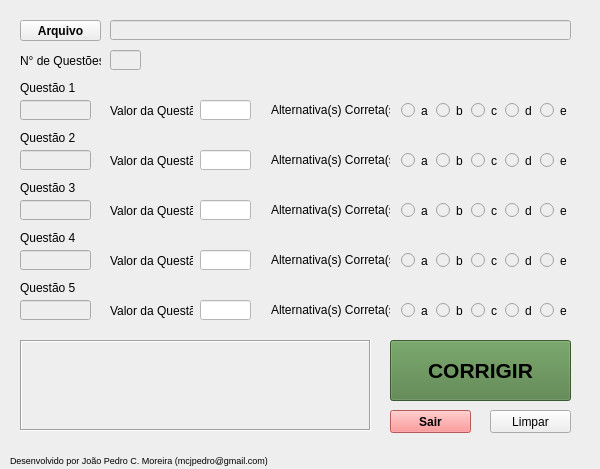
<?xml version="1.0" encoding="UTF-8"?>
<ui version="4.0">
 <class>Programa</class>
 <widget class="QMainWindow" name="Programa">
  <property name="enabled">
   <bool>true</bool>
  </property>
  <property name="geometry">
   <rect>
    <x>0</x>
    <y>0</y>
    <width>600</width>
    <height>469</height>
   </rect>
  </property>
  <property name="windowTitle">
   <string>Corretor Para Webex</string>
  </property>
  <property name="styleSheet">
   <string notr="true">background-color: rgb(238, 238, 238)</string>
  </property>
  <widget class="QWidget" name="centralwidget">
   <widget class="QPushButton" name="cor">
    <property name="geometry">
     <rect>
      <x>390</x>
      <y>340</y>
      <width>181</width>
      <height>61</height>
     </rect>
    </property>
    <property name="font">
     <font>
      <pointsize>16</pointsize>
      <weight>75</weight>
      <bold>true</bold>
     </font>
    </property>
    <property name="styleSheet">
     <string notr="true">background-color: rgb(80, 126, 66)</string>
    </property>
    <property name="text">
     <string>CORRIGIR</string>
    </property>
   </widget>
   <widget class="QPushButton" name="sair">
    <property name="geometry">
     <rect>
      <x>390</x>
      <y>410</y>
      <width>81</width>
      <height>23</height>
     </rect>
    </property>
    <property name="font">
     <font>
      <weight>75</weight>
      <bold>true</bold>
     </font>
    </property>
    <property name="styleSheet">
     <string notr="true">background-color: rgb(255, 125, 125)</string>
    </property>
    <property name="text">
     <string>Sair</string>
    </property>
   </widget>
   <widget class="QPushButton" name="arq">
    <property name="geometry">
     <rect>
      <x>20</x>
      <y>20</y>
      <width>81</width>
      <height>21</height>
     </rect>
    </property>
    <property name="font">
     <font>
      <weight>75</weight>
      <bold>true</bold>
     </font>
    </property>
    <property name="styleSheet">
     <string notr="true"/>
    </property>
    <property name="text">
     <string>Arquivo</string>
    </property>
   </widget>
   <widget class="QLineEdit" name="arqShow">
    <property name="enabled">
     <bool>true</bool>
    </property>
    <property name="geometry">
     <rect>
      <x>110</x>
      <y>20</y>
      <width>461</width>
      <height>20</height>
     </rect>
    </property>
    <property name="readOnly">
     <bool>true</bool>
    </property>
   </widget>
   <widget class="QLabel" name="nmqLabel">
    <property name="geometry">
     <rect>
      <x>20</x>
      <y>50</y>
      <width>81</width>
      <height>21</height>
     </rect>
    </property>
    <property name="text">
     <string>N° de Questões:</string>
    </property>
   </widget>
   <widget class="QWidget" name="Q1" native="true">
    <property name="geometry">
     <rect>
      <x>100</x>
      <y>80</y>
      <width>471</width>
      <height>41</height>
     </rect>
    </property>
    <widget class="QRadioButton" name="a_1">
     <property name="enabled">
      <bool>true</bool>
     </property>
     <property name="geometry">
      <rect>
       <x>301</x>
       <y>20</y>
       <width>29</width>
       <height>21</height>
      </rect>
     </property>
     <property name="text">
      <string>a</string>
     </property>
     <property name="autoExclusive">
      <bool>false</bool>
     </property>
    </widget>
    <widget class="QLineEdit" name="qv_1">
     <property name="geometry">
      <rect>
       <x>100</x>
       <y>20</y>
       <width>51</width>
       <height>20</height>
      </rect>
     </property>
     <property name="styleSheet">
      <string notr="true">background-color: rgb(255, 255, 255)</string>
     </property>
    </widget>
    <widget class="QLabel" name="q1Label2_1">
     <property name="geometry">
      <rect>
       <x>10</x>
       <y>20</y>
       <width>83</width>
       <height>21</height>
      </rect>
     </property>
     <property name="text">
      <string>Valor da Questão</string>
     </property>
    </widget>
    <widget class="QRadioButton" name="b_1">
     <property name="enabled">
      <bool>true</bool>
     </property>
     <property name="geometry">
      <rect>
       <x>336</x>
       <y>20</y>
       <width>29</width>
       <height>21</height>
      </rect>
     </property>
     <property name="text">
      <string>b</string>
     </property>
     <property name="autoExclusive">
      <bool>false</bool>
     </property>
    </widget>
    <widget class="QRadioButton" name="d_1">
     <property name="enabled">
      <bool>true</bool>
     </property>
     <property name="geometry">
      <rect>
       <x>405</x>
       <y>20</y>
       <width>29</width>
       <height>21</height>
      </rect>
     </property>
     <property name="text">
      <string>d</string>
     </property>
     <property name="autoExclusive">
      <bool>false</bool>
     </property>
    </widget>
    <widget class="QRadioButton" name="e_1">
     <property name="enabled">
      <bool>true</bool>
     </property>
     <property name="geometry">
      <rect>
       <x>440</x>
       <y>20</y>
       <width>29</width>
       <height>21</height>
      </rect>
     </property>
     <property name="text">
      <string>e</string>
     </property>
     <property name="autoExclusive">
      <bool>false</bool>
     </property>
    </widget>
    <widget class="QRadioButton" name="c_1">
     <property name="enabled">
      <bool>true</bool>
     </property>
     <property name="geometry">
      <rect>
       <x>371</x>
       <y>20</y>
       <width>28</width>
       <height>21</height>
      </rect>
     </property>
     <property name="text">
      <string>c</string>
     </property>
     <property name="autoExclusive">
      <bool>false</bool>
     </property>
    </widget>
    <widget class="QLabel" name="q1Label3_1">
     <property name="geometry">
      <rect>
       <x>171</x>
       <y>20</y>
       <width>119</width>
       <height>20</height>
      </rect>
     </property>
     <property name="text">
      <string>Alternativa(s) Correta(s)</string>
     </property>
    </widget>
   </widget>
   <widget class="QWidget" name="Q2" native="true">
    <property name="geometry">
     <rect>
      <x>100</x>
      <y>130</y>
      <width>471</width>
      <height>41</height>
     </rect>
    </property>
    <widget class="QRadioButton" name="a_2">
     <property name="enabled">
      <bool>true</bool>
     </property>
     <property name="geometry">
      <rect>
       <x>301</x>
       <y>20</y>
       <width>29</width>
       <height>21</height>
      </rect>
     </property>
     <property name="text">
      <string>a</string>
     </property>
     <property name="autoExclusive">
      <bool>false</bool>
     </property>
    </widget>
    <widget class="QLabel" name="q1Label3_2">
     <property name="geometry">
      <rect>
       <x>171</x>
       <y>20</y>
       <width>119</width>
       <height>20</height>
      </rect>
     </property>
     <property name="text">
      <string>Alternativa(s) Correta(s)</string>
     </property>
    </widget>
    <widget class="QRadioButton" name="b_2">
     <property name="enabled">
      <bool>true</bool>
     </property>
     <property name="geometry">
      <rect>
       <x>336</x>
       <y>20</y>
       <width>29</width>
       <height>21</height>
      </rect>
     </property>
     <property name="text">
      <string>b</string>
     </property>
     <property name="autoExclusive">
      <bool>false</bool>
     </property>
    </widget>
    <widget class="QRadioButton" name="d_2">
     <property name="enabled">
      <bool>true</bool>
     </property>
     <property name="geometry">
      <rect>
       <x>405</x>
       <y>20</y>
       <width>29</width>
       <height>21</height>
      </rect>
     </property>
     <property name="text">
      <string>d</string>
     </property>
     <property name="autoExclusive">
      <bool>false</bool>
     </property>
    </widget>
    <widget class="QLabel" name="q1Label2_2">
     <property name="geometry">
      <rect>
       <x>10</x>
       <y>20</y>
       <width>83</width>
       <height>21</height>
      </rect>
     </property>
     <property name="text">
      <string>Valor da Questão</string>
     </property>
    </widget>
    <widget class="QLineEdit" name="qv_2">
     <property name="geometry">
      <rect>
       <x>100</x>
       <y>20</y>
       <width>51</width>
       <height>20</height>
      </rect>
     </property>
     <property name="styleSheet">
      <string notr="true">background-color: rgb(255, 255, 255)</string>
     </property>
    </widget>
    <widget class="QRadioButton" name="c_2">
     <property name="enabled">
      <bool>true</bool>
     </property>
     <property name="geometry">
      <rect>
       <x>371</x>
       <y>20</y>
       <width>28</width>
       <height>21</height>
      </rect>
     </property>
     <property name="text">
      <string>c</string>
     </property>
     <property name="autoExclusive">
      <bool>false</bool>
     </property>
    </widget>
    <widget class="QRadioButton" name="e_2">
     <property name="enabled">
      <bool>true</bool>
     </property>
     <property name="geometry">
      <rect>
       <x>440</x>
       <y>20</y>
       <width>29</width>
       <height>21</height>
      </rect>
     </property>
     <property name="text">
      <string>e</string>
     </property>
     <property name="autoExclusive">
      <bool>false</bool>
     </property>
    </widget>
   </widget>
   <widget class="QWidget" name="Q3" native="true">
    <property name="geometry">
     <rect>
      <x>100</x>
      <y>180</y>
      <width>471</width>
      <height>41</height>
     </rect>
    </property>
    <widget class="QRadioButton" name="a_3">
     <property name="enabled">
      <bool>true</bool>
     </property>
     <property name="geometry">
      <rect>
       <x>301</x>
       <y>20</y>
       <width>29</width>
       <height>21</height>
      </rect>
     </property>
     <property name="text">
      <string>a</string>
     </property>
     <property name="autoExclusive">
      <bool>false</bool>
     </property>
    </widget>
    <widget class="QLineEdit" name="qv_3">
     <property name="geometry">
      <rect>
       <x>100</x>
       <y>20</y>
       <width>51</width>
       <height>20</height>
      </rect>
     </property>
     <property name="styleSheet">
      <string notr="true">background-color: rgb(255, 255, 255)</string>
     </property>
    </widget>
    <widget class="QLabel" name="q1Label2_3">
     <property name="geometry">
      <rect>
       <x>10</x>
       <y>20</y>
       <width>83</width>
       <height>21</height>
      </rect>
     </property>
     <property name="text">
      <string>Valor da Questão</string>
     </property>
    </widget>
    <widget class="QRadioButton" name="c_3">
     <property name="enabled">
      <bool>true</bool>
     </property>
     <property name="geometry">
      <rect>
       <x>371</x>
       <y>20</y>
       <width>28</width>
       <height>21</height>
      </rect>
     </property>
     <property name="text">
      <string>c</string>
     </property>
     <property name="autoExclusive">
      <bool>false</bool>
     </property>
    </widget>
    <widget class="QRadioButton" name="e_3">
     <property name="enabled">
      <bool>true</bool>
     </property>
     <property name="geometry">
      <rect>
       <x>440</x>
       <y>20</y>
       <width>29</width>
       <height>21</height>
      </rect>
     </property>
     <property name="text">
      <string>e</string>
     </property>
     <property name="autoExclusive">
      <bool>false</bool>
     </property>
    </widget>
    <widget class="QRadioButton" name="b_3">
     <property name="enabled">
      <bool>true</bool>
     </property>
     <property name="geometry">
      <rect>
       <x>336</x>
       <y>20</y>
       <width>29</width>
       <height>21</height>
      </rect>
     </property>
     <property name="text">
      <string>b</string>
     </property>
     <property name="autoExclusive">
      <bool>false</bool>
     </property>
    </widget>
    <widget class="QRadioButton" name="d_3">
     <property name="enabled">
      <bool>true</bool>
     </property>
     <property name="geometry">
      <rect>
       <x>405</x>
       <y>20</y>
       <width>29</width>
       <height>21</height>
      </rect>
     </property>
     <property name="text">
      <string>d</string>
     </property>
     <property name="autoExclusive">
      <bool>false</bool>
     </property>
    </widget>
    <widget class="QLabel" name="q1Label3_3">
     <property name="geometry">
      <rect>
       <x>171</x>
       <y>20</y>
       <width>119</width>
       <height>20</height>
      </rect>
     </property>
     <property name="text">
      <string>Alternativa(s) Correta(s)</string>
     </property>
    </widget>
   </widget>
   <widget class="QWidget" name="Q4" native="true">
    <property name="geometry">
     <rect>
      <x>100</x>
      <y>230</y>
      <width>471</width>
      <height>41</height>
     </rect>
    </property>
    <widget class="QRadioButton" name="a_4">
     <property name="enabled">
      <bool>true</bool>
     </property>
     <property name="geometry">
      <rect>
       <x>301</x>
       <y>20</y>
       <width>29</width>
       <height>21</height>
      </rect>
     </property>
     <property name="text">
      <string>a</string>
     </property>
     <property name="autoExclusive">
      <bool>false</bool>
     </property>
    </widget>
    <widget class="QLabel" name="q1Label3_4">
     <property name="geometry">
      <rect>
       <x>171</x>
       <y>20</y>
       <width>119</width>
       <height>20</height>
      </rect>
     </property>
     <property name="text">
      <string>Alternativa(s) Correta(s)</string>
     </property>
    </widget>
    <widget class="QLineEdit" name="qv_4">
     <property name="geometry">
      <rect>
       <x>100</x>
       <y>20</y>
       <width>51</width>
       <height>20</height>
      </rect>
     </property>
     <property name="styleSheet">
      <string notr="true">background-color: rgb(255, 255, 255)</string>
     </property>
    </widget>
    <widget class="QRadioButton" name="e_4">
     <property name="enabled">
      <bool>true</bool>
     </property>
     <property name="geometry">
      <rect>
       <x>440</x>
       <y>20</y>
       <width>29</width>
       <height>21</height>
      </rect>
     </property>
     <property name="text">
      <string>e</string>
     </property>
     <property name="autoExclusive">
      <bool>false</bool>
     </property>
    </widget>
    <widget class="QRadioButton" name="c_4">
     <property name="enabled">
      <bool>true</bool>
     </property>
     <property name="geometry">
      <rect>
       <x>371</x>
       <y>20</y>
       <width>28</width>
       <height>21</height>
      </rect>
     </property>
     <property name="text">
      <string>c</string>
     </property>
     <property name="autoExclusive">
      <bool>false</bool>
     </property>
    </widget>
    <widget class="QRadioButton" name="b_4">
     <property name="enabled">
      <bool>true</bool>
     </property>
     <property name="geometry">
      <rect>
       <x>336</x>
       <y>20</y>
       <width>29</width>
       <height>21</height>
      </rect>
     </property>
     <property name="text">
      <string>b</string>
     </property>
     <property name="autoExclusive">
      <bool>false</bool>
     </property>
    </widget>
    <widget class="QRadioButton" name="d_4">
     <property name="enabled">
      <bool>true</bool>
     </property>
     <property name="geometry">
      <rect>
       <x>405</x>
       <y>20</y>
       <width>29</width>
       <height>21</height>
      </rect>
     </property>
     <property name="text">
      <string>d</string>
     </property>
     <property name="autoExclusive">
      <bool>false</bool>
     </property>
    </widget>
    <widget class="QLabel" name="q1Label2_4">
     <property name="geometry">
      <rect>
       <x>10</x>
       <y>20</y>
       <width>83</width>
       <height>21</height>
      </rect>
     </property>
     <property name="text">
      <string>Valor da Questão</string>
     </property>
    </widget>
   </widget>
   <widget class="QWidget" name="Q5" native="true">
    <property name="geometry">
     <rect>
      <x>100</x>
      <y>280</y>
      <width>471</width>
      <height>41</height>
     </rect>
    </property>
    <widget class="QRadioButton" name="a_5">
     <property name="enabled">
      <bool>true</bool>
     </property>
     <property name="geometry">
      <rect>
       <x>301</x>
       <y>20</y>
       <width>29</width>
       <height>21</height>
      </rect>
     </property>
     <property name="text">
      <string>a</string>
     </property>
     <property name="autoExclusive">
      <bool>false</bool>
     </property>
    </widget>
    <widget class="QLabel" name="q1Label2_5">
     <property name="geometry">
      <rect>
       <x>10</x>
       <y>20</y>
       <width>83</width>
       <height>21</height>
      </rect>
     </property>
     <property name="text">
      <string>Valor da Questão</string>
     </property>
    </widget>
    <widget class="QLineEdit" name="qv_5">
     <property name="geometry">
      <rect>
       <x>100</x>
       <y>20</y>
       <width>51</width>
       <height>20</height>
      </rect>
     </property>
     <property name="styleSheet">
      <string notr="true">background-color: rgb(255, 255, 255)</string>
     </property>
    </widget>
    <widget class="QRadioButton" name="b_5">
     <property name="enabled">
      <bool>true</bool>
     </property>
     <property name="geometry">
      <rect>
       <x>336</x>
       <y>20</y>
       <width>29</width>
       <height>21</height>
      </rect>
     </property>
     <property name="text">
      <string>b</string>
     </property>
     <property name="autoExclusive">
      <bool>false</bool>
     </property>
    </widget>
    <widget class="QRadioButton" name="e_5">
     <property name="enabled">
      <bool>true</bool>
     </property>
     <property name="geometry">
      <rect>
       <x>440</x>
       <y>20</y>
       <width>29</width>
       <height>21</height>
      </rect>
     </property>
     <property name="text">
      <string>e</string>
     </property>
     <property name="autoExclusive">
      <bool>false</bool>
     </property>
    </widget>
    <widget class="QRadioButton" name="c_5">
     <property name="enabled">
      <bool>true</bool>
     </property>
     <property name="geometry">
      <rect>
       <x>371</x>
       <y>20</y>
       <width>28</width>
       <height>21</height>
      </rect>
     </property>
     <property name="text">
      <string>c</string>
     </property>
     <property name="autoExclusive">
      <bool>false</bool>
     </property>
    </widget>
    <widget class="QRadioButton" name="d_5">
     <property name="enabled">
      <bool>true</bool>
     </property>
     <property name="geometry">
      <rect>
       <x>405</x>
       <y>20</y>
       <width>29</width>
       <height>21</height>
      </rect>
     </property>
     <property name="text">
      <string>d</string>
     </property>
     <property name="autoExclusive">
      <bool>false</bool>
     </property>
    </widget>
    <widget class="QLabel" name="q1Label3_5">
     <property name="geometry">
      <rect>
       <x>171</x>
       <y>20</y>
       <width>119</width>
       <height>20</height>
      </rect>
     </property>
     <property name="text">
      <string>Alternativa(s) Correta(s)</string>
     </property>
    </widget>
   </widget>
   <widget class="QLabel" name="q1Label1_1">
    <property name="geometry">
     <rect>
      <x>20</x>
      <y>80</y>
      <width>61</width>
      <height>16</height>
     </rect>
    </property>
    <property name="text">
     <string>Questão 1</string>
    </property>
   </widget>
   <widget class="QLabel" name="q1Label1_2">
    <property name="geometry">
     <rect>
      <x>20</x>
      <y>130</y>
      <width>61</width>
      <height>16</height>
     </rect>
    </property>
    <property name="text">
     <string>Questão 2</string>
    </property>
   </widget>
   <widget class="QLabel" name="q1Label1_3">
    <property name="geometry">
     <rect>
      <x>20</x>
      <y>180</y>
      <width>61</width>
      <height>16</height>
     </rect>
    </property>
    <property name="text">
     <string>Questão 3</string>
    </property>
   </widget>
   <widget class="QLabel" name="q1Label1_4">
    <property name="geometry">
     <rect>
      <x>20</x>
      <y>230</y>
      <width>61</width>
      <height>16</height>
     </rect>
    </property>
    <property name="text">
     <string>Questão 4</string>
    </property>
   </widget>
   <widget class="QLabel" name="q1Label1_5">
    <property name="geometry">
     <rect>
      <x>20</x>
      <y>280</y>
      <width>61</width>
      <height>16</height>
     </rect>
    </property>
    <property name="text">
     <string>Questão 5</string>
    </property>
   </widget>
   <widget class="QLineEdit" name="nmq">
    <property name="enabled">
     <bool>true</bool>
    </property>
    <property name="geometry">
     <rect>
      <x>110</x>
      <y>50</y>
      <width>31</width>
      <height>20</height>
     </rect>
    </property>
    <property name="mouseTracking">
     <bool>true</bool>
    </property>
    <property name="autoFillBackground">
     <bool>false</bool>
    </property>
    <property name="styleSheet">
     <string notr="true"/>
    </property>
    <property name="readOnly">
     <bool>true</bool>
    </property>
   </widget>
   <widget class="QTextEdit" name="exibir">
    <property name="geometry">
     <rect>
      <x>20</x>
      <y>340</y>
      <width>351</width>
      <height>91</height>
     </rect>
    </property>
    <property name="mouseTracking">
     <bool>true</bool>
    </property>
    <property name="tabletTracking">
     <bool>false</bool>
    </property>
    <property name="styleSheet">
     <string notr="true">background-color:</string>
    </property>
    <property name="frameShape">
     <enum>QFrame::Box</enum>
    </property>
    <property name="readOnly">
     <bool>true</bool>
    </property>
   </widget>
   <widget class="QLineEdit" name="q_1">
    <property name="geometry">
     <rect>
      <x>20</x>
      <y>100</y>
      <width>71</width>
      <height>20</height>
     </rect>
    </property>
    <property name="text">
     <string/>
    </property>
    <property name="readOnly">
     <bool>true</bool>
    </property>
   </widget>
   <widget class="QLineEdit" name="q_2">
    <property name="geometry">
     <rect>
      <x>20</x>
      <y>150</y>
      <width>71</width>
      <height>20</height>
     </rect>
    </property>
    <property name="text">
     <string/>
    </property>
    <property name="readOnly">
     <bool>true</bool>
    </property>
   </widget>
   <widget class="QLineEdit" name="q_3">
    <property name="geometry">
     <rect>
      <x>20</x>
      <y>200</y>
      <width>71</width>
      <height>20</height>
     </rect>
    </property>
    <property name="text">
     <string/>
    </property>
    <property name="readOnly">
     <bool>true</bool>
    </property>
   </widget>
   <widget class="QLineEdit" name="q_4">
    <property name="geometry">
     <rect>
      <x>20</x>
      <y>250</y>
      <width>71</width>
      <height>20</height>
     </rect>
    </property>
    <property name="text">
     <string/>
    </property>
    <property name="readOnly">
     <bool>true</bool>
    </property>
   </widget>
   <widget class="QLineEdit" name="q_5">
    <property name="geometry">
     <rect>
      <x>20</x>
      <y>300</y>
      <width>71</width>
      <height>20</height>
     </rect>
    </property>
    <property name="styleSheet">
     <string notr="true">background-color: rgb(238, 238, 238)</string>
    </property>
    <property name="text">
     <string/>
    </property>
    <property name="readOnly">
     <bool>true</bool>
    </property>
   </widget>
   <widget class="QPushButton" name="limpar">
    <property name="geometry">
     <rect>
      <x>490</x>
      <y>410</y>
      <width>81</width>
      <height>23</height>
     </rect>
    </property>
    <property name="text">
     <string>Limpar</string>
    </property>
   </widget>
   <widget class="QLabel" name="label">
    <property name="geometry">
     <rect>
      <x>10</x>
      <y>450</y>
      <width>341</width>
      <height>20</height>
     </rect>
    </property>
    <property name="font">
     <font>
      <family>Arial</family>
      <pointsize>7</pointsize>
     </font>
    </property>
    <property name="text">
     <string>Desenvolvido por João Pedro C. Moreira (mcjpedro@gmail.com)</string>
    </property>
   </widget>
  </widget>
 </widget>
 <resources/>
 <connections/>
</ui>
